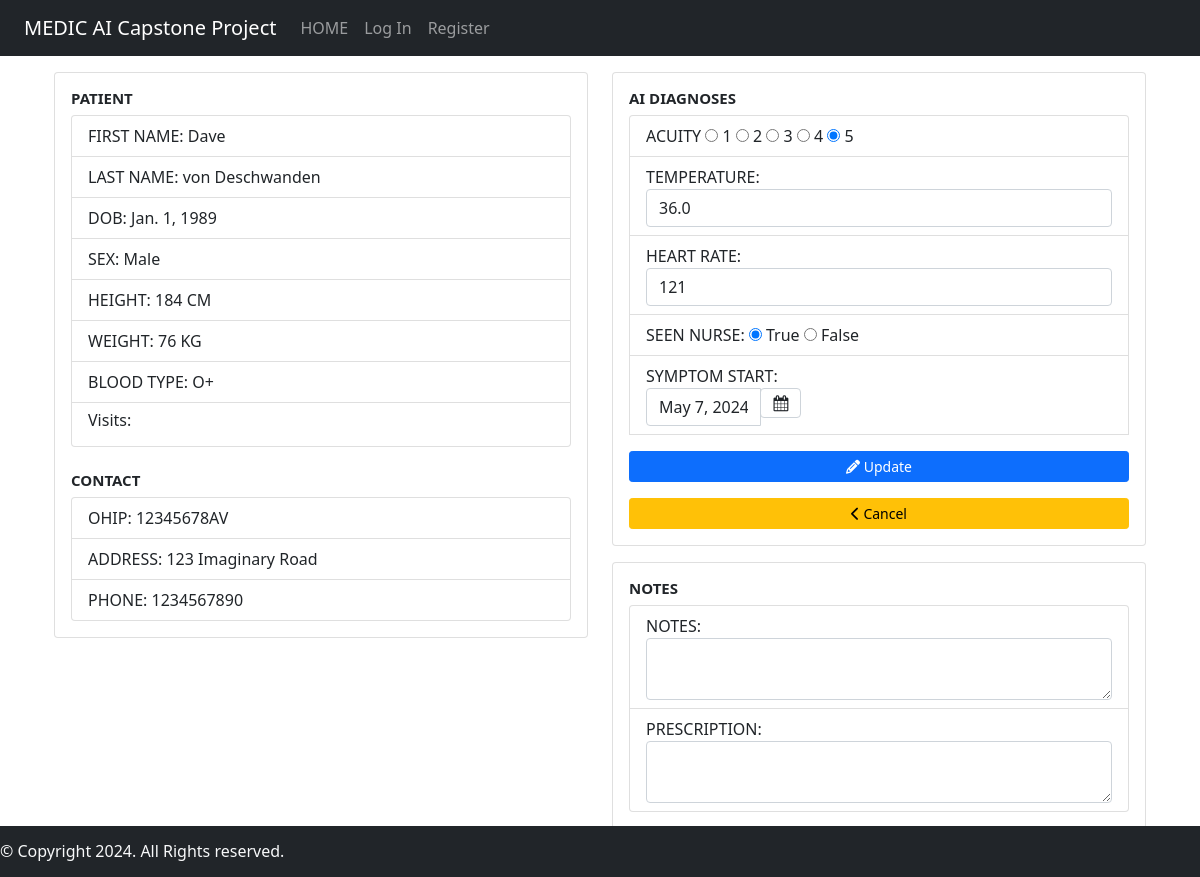
Before: /patientinfo/1/edit with the older database file.
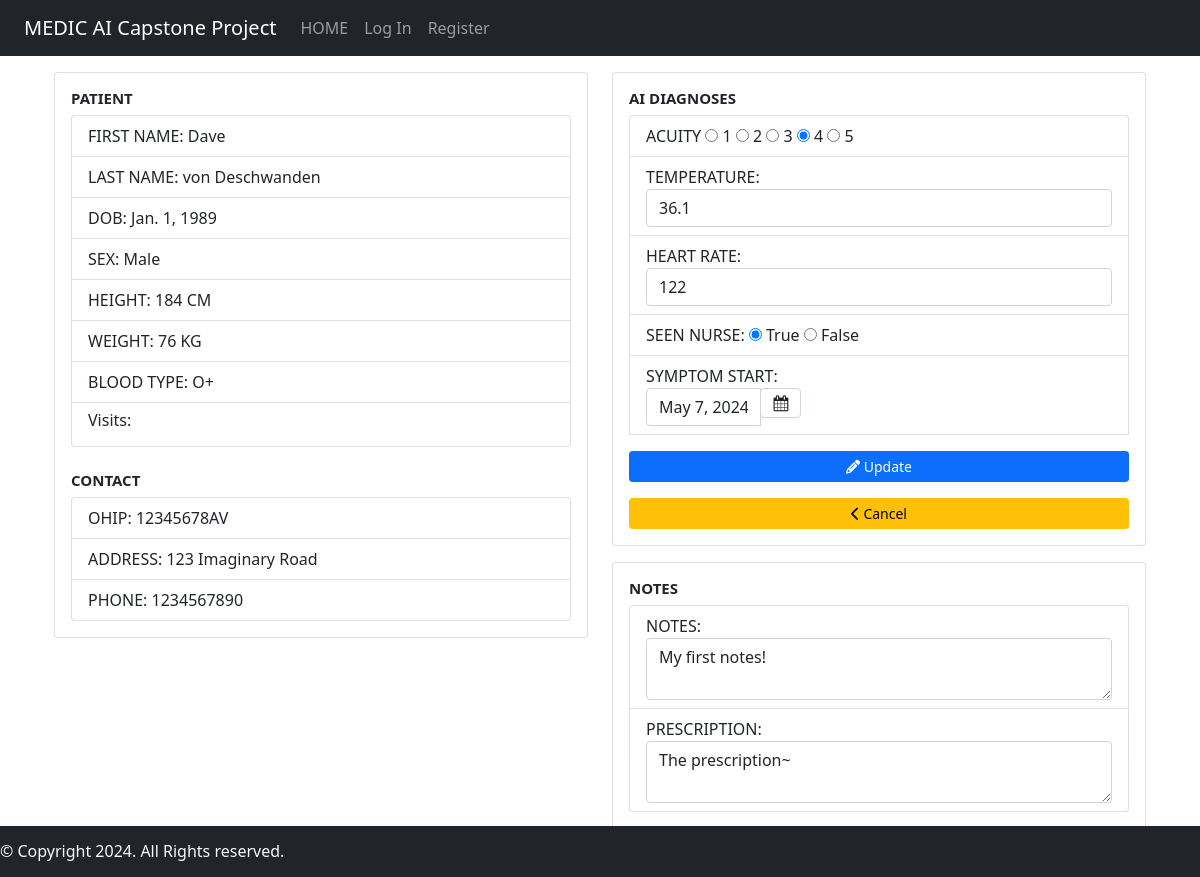
After: the same page with the newer database file.
### medicAI/models.py (models this page shows)
class Hospital_Visit(models.Model):
    ACUITY_CHOICES = [
        ('1', '1'),
        ('2', '2'),
        ('3', '3'),
        ('4', '4'),
        ('5', '5'),
    ]
    patient = models.ForeignKey(Patient, on_delete=models.CASCADE)
    symptom_start_date = models.DateField(default=timezone.now, blank=True)
    acuity = models.CharField(max_length=1, choices=ACUITY_CHOICES, default='5')
    temperature = models.DecimalField(
        max_digits=3,
        decimal_places=1,
        null=True,
        blank=True,
        validators=[MinValueValidator(30), MaxValueValidator(45)]
    )
    heart_rate = models.IntegerField(null=True, blank=True)
    prescription = models.CharField(max_length=200, blank=True)
    diagnosis = models.CharField(max_length=200, blank=True)
    seen_nurse = models.BooleanField(default=False)

### medicAI/views.py (the view, shortened to what this page needs)
# urls.py: path("patientinfo/<str:patient_id>/edit", views.edit_patient_info, name="editpatientinfo"),
def edit_patient_info(request, patient_id):
    patient = Patient.objects.get(pk=patient_id)
    current_visit = Hospital_Visit.objects.filter(id=patient_id).order_by('-symptom_start_date').first()
    context = {
        'patient': patient,
        'current_visit': current_visit
    }
    return render(request, "medicAI/editpatientinfo.html", context)

### medicAI/templates/medicAI/editpatientinfo.html (shortened to what the changed rows need)
{% extends "medicAI/layout.html" %}
{% block body %}
<div class="container" style="margin-top: 1rem; margin-bottom: 3rem;">
    <form action="/patientinfo/{{patient.id}}/edit" method="POST">
        <div class="row">
            <div class="col-md-6">
                <div class="card" style="margin-bottom: 1rem;">
                    <div class="card-body">
                        <ul class="list-group">
                            <li class="list-group-item">ACUITY
                                <input type="radio" id="one" name="acuity" value="1" {% if current_visit.acuity == '1' %} checked {% endif %}>
                                <label for="one">1</label>
                                <input type="radio" id="two" name="acuity" value="2" {% if current_visit.acuity == '2' %} checked {% endif %}>
                                <label for="two">2</label>
                                <input type="radio" id="three" name="acuity" value="3" {% if current_visit.acuity == '3' %} checked {% endif %}>
                                <label for="three">3</label>
                                <input type="radio" id="four" name="acuity" value="4" {% if current_visit.acuity == '4' %} checked {% endif %}>
                                <label for="four">4</label>
                                <input type="radio" id="five" name="acuity" value="5" {% if current_visit.acuity == '5' %} checked {% endif %}>
                                <label for="five">5</label><br>
                            </li>
                            <li class="list-group-item">TEMPERATURE: <input type="text" class='form-control' name="temperature" value="{{ current_visit.temperature }}"></li>
                            <li class="list-group-item">HEART RATE: <input type="text" class='form-control' name="heart_rate" value="{{ current_visit.heart_rate }}"></li>
                            <li class="list-group-item">SEEN NURSE:
                                <input type="radio" id="true" name="seen_nurse" value="True" {% if current_visit.seen_nurse %} checked {% endif %}>
                                <label for="true">True</label>
                                <input type="radio" id="false" name="seen_nurse" value="False" {% if not current_visit.seen_nurse %} checked {% endif %}>
                                <label for="false">False</label><br>
                            </li>
                            <li class="list-group-item">SYMPTOM START:
                                <div class="col-sm-4">
                                    <div class="input-group date" id="datepicker">
                                        <input type="text" class="form-control"
                                            name="symptom_start" value="{{ current_visit.symptom_start_date }}">
                                        <span class="input-group-append">
                                            <span class="input-group-text bg-white">
                                            </span>
                                        </span>
                                    </div>
                                </div>
                            </li>
                        </ul>
                    </div>
                </div>
                <div class="card">
                    <div class="card-body">
                        <ul class="list-group">
                            <li class="list-group-item">NOTES:<textarea class='form-control' name="diagnosis">{{ current_visit.diagnosis }}</textarea></li>
                            <li class="list-group-item">PRESCRIPTION:<textarea class='form-control' name="prescription">{{ current_visit.prescription }}</textarea></li>
                        </ul>
                    </div>
                </div>
            </div>
        </div>
    </form>
</div>
{% endblock %}

Changed rows visible on the page:
changed Hospital_Visit "☑ True": acuity "☐ 4" → "☑ 4"; acuity "☑ 5" → "☐ 5"; temperature "36.0" → "36.1"; heart_rate "121" → "122"; diagnosis (not shown) → "My first notes!"; prescription (not shown) → "The prescription~"
